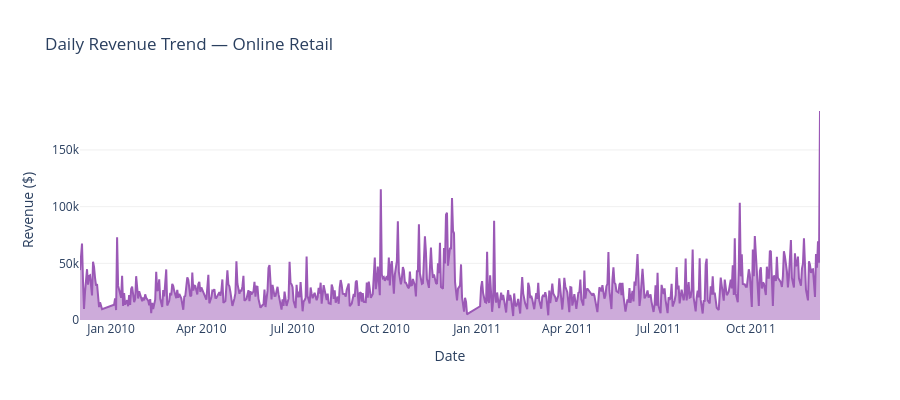
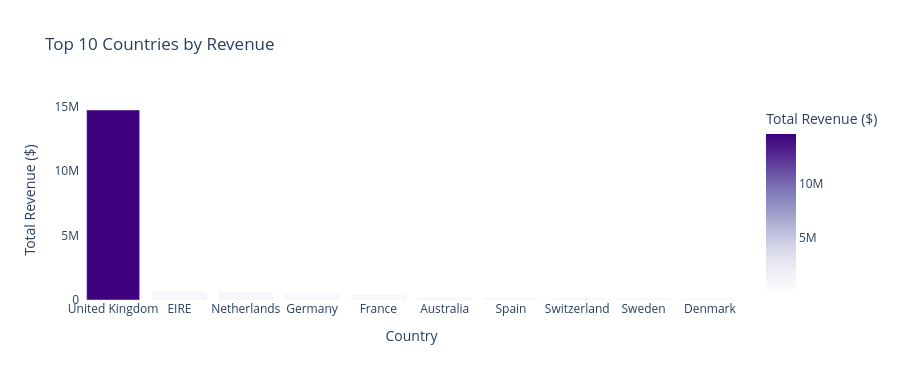

The notebook cell these images were saved under, in order:
### Code cell
# Cell 9 — Revenue Analysis (Online Retail)
daily_rev  = retail.groupby('date')['Revenue'].sum().reset_index().sort_values('date')
country_rev = retail.groupby('Country')['Revenue'].sum().reset_index().sort_values('Revenue', ascending=False).head(10)

fig1 = px.area(daily_rev, x='date', y='Revenue',
               title='Daily Revenue Trend — Online Retail',
               labels={'Revenue': 'Revenue ($)', 'date': 'Date'},
               color_discrete_sequence=['#9b59b6'])
fig1.update_layout(height=400, plot_bgcolor='white', paper_bgcolor='white',
                   xaxis=dict(showgrid=False), yaxis=dict(gridcolor='#f0f0f0'))
fig1.show()

fig2 = px.bar(country_rev, x='Country', y='Revenue',
              title='Top 10 Countries by Revenue',
              labels={'Revenue': 'Total Revenue ($)'},
              color='Revenue', color_continuous_scale='Purples')
fig2.update_layout(height=380, plot_bgcolor='white', paper_bgcolor='white')
fig2.show()

### Figure 1 — Plotly figure (JSON) as saved in the notebook; plotly's stock layout.template omitted (floating-point values rounded to 4 significant figures; data arrays with more than 128 entries replaced by an {"elided": "..."} marker saying what was removed)
{"data": [{"fillpattern": {"shape": ""}, "hovertemplate": "Date=%{x}<br>Revenue ($)=%{y}<extra></extra>", "legendgroup": "", "line": {"color": "#9b59b6"}, "marker": {"symbol": "circle"}, "mode": "lines", "name": "", "orientation": "v", "showlegend": false, "stackgroup": "1", "type": "scatter", "x": {"elided": "604 str values"}, "xaxis": "x", "y": {"elided": "604 float values"}, "yaxis": "y"}], "layout": {"height": 400, "legend": {"tracegroupgap": 0}, "paper_bgcolor": "white", "plot_bgcolor": "white", "title": {"text": "Daily Revenue Trend — Online Retail"}, "xaxis": {"anchor": "y", "domain": [0, 1], "showgrid": false, "title": {"text": "Date"}}, "yaxis": {"anchor": "x", "domain": [0, 1], "gridcolor": "#f0f0f0", "title": {"text": "Revenue ($)"}}}}

### Figure 2 — Plotly figure (JSON) as saved in the notebook; plotly's stock layout.template omitted (floating-point values rounded to 4 significant figures)
{"data": [{"hovertemplate": "Country=%{x}<br>Total Revenue ($)=%{marker.color}<extra></extra>", "legendgroup": "", "marker": {"color": [14720000.0, 621600.0, 554200.0, 431300.0, 355300.0, 170000.0, 109200.0, 100400.0, 91550.0, 69860.0], "coloraxis": "coloraxis", "pattern": {"shape": ""}}, "name": "", "orientation": "v", "showlegend": false, "textposition": "auto", "type": "bar", "x": ["United Kingdom", "EIRE", "Netherlands", "Germany", "France", "Australia", "Spain", "Switzerland", "Sweden", "Denmark"], "xaxis": "x", "y": [14720000.0, 621600.0, 554200.0, 431300.0, 355300.0, 170000.0, 109200.0, 100400.0, 91550.0, 69860.0], "yaxis": "y"}], "layout": {"barmode": "relative", "coloraxis": {"colorbar": {"title": {"text": "Total Revenue ($)"}}, "colorscale": [[0, "rgb(252,251,253)"], [0.125, "rgb(239,237,245)"], [0.25, "rgb(218,218,235)"], [0.375, "rgb(188,189,220)"], [0.5, "rgb(158,154,200)"], [0.625, "rgb(128,125,186)"], [0.75, "rgb(106,81,163)"], [0.875, "rgb(84,39,143)"], [1, "rgb(63,0,125)"]]}, "height": 380, "legend": {"tracegroupgap": 0}, "paper_bgcolor": "white", "plot_bgcolor": "white", "title": {"text": "Top 10 Countries by Revenue"}, "xaxis": {"anchor": "y", "domain": [0, 1], "title": {"text": "Country"}}, "yaxis": {"anchor": "x", "domain": [0, 1], "title": {"text": "Total Revenue ($)"}}}}
